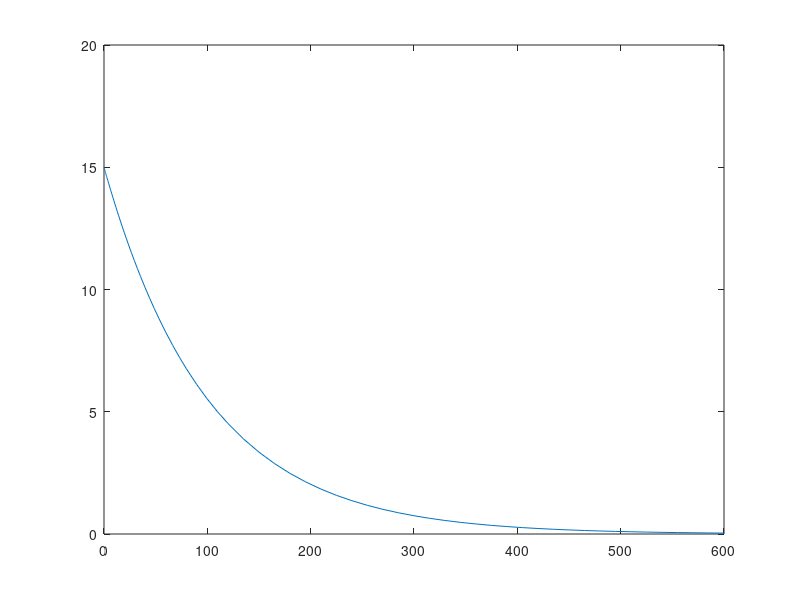

This chart was generated by the following MATLAB code: (Note: this script raises an error after producing the figure.)
% Problem 4 & 5

%% Problem 4

clear all; 
close all; 
clc

tspan = [0 600];
Q0 = 15; 
[t,Q] = ode45(@(t,Q) -Q/100, tspan, Q0);
plot(t,Q,'-')
hold on
xline(20)

%% Problem 5

% M = 1000;
% c = 0.05;
% 
% tspan = [0 150];
% P0 = 100; 
% [t,P] = ode45(@(t,P) c*log(M/P)*P, tspan, P0);
% plot(t,P,'-')